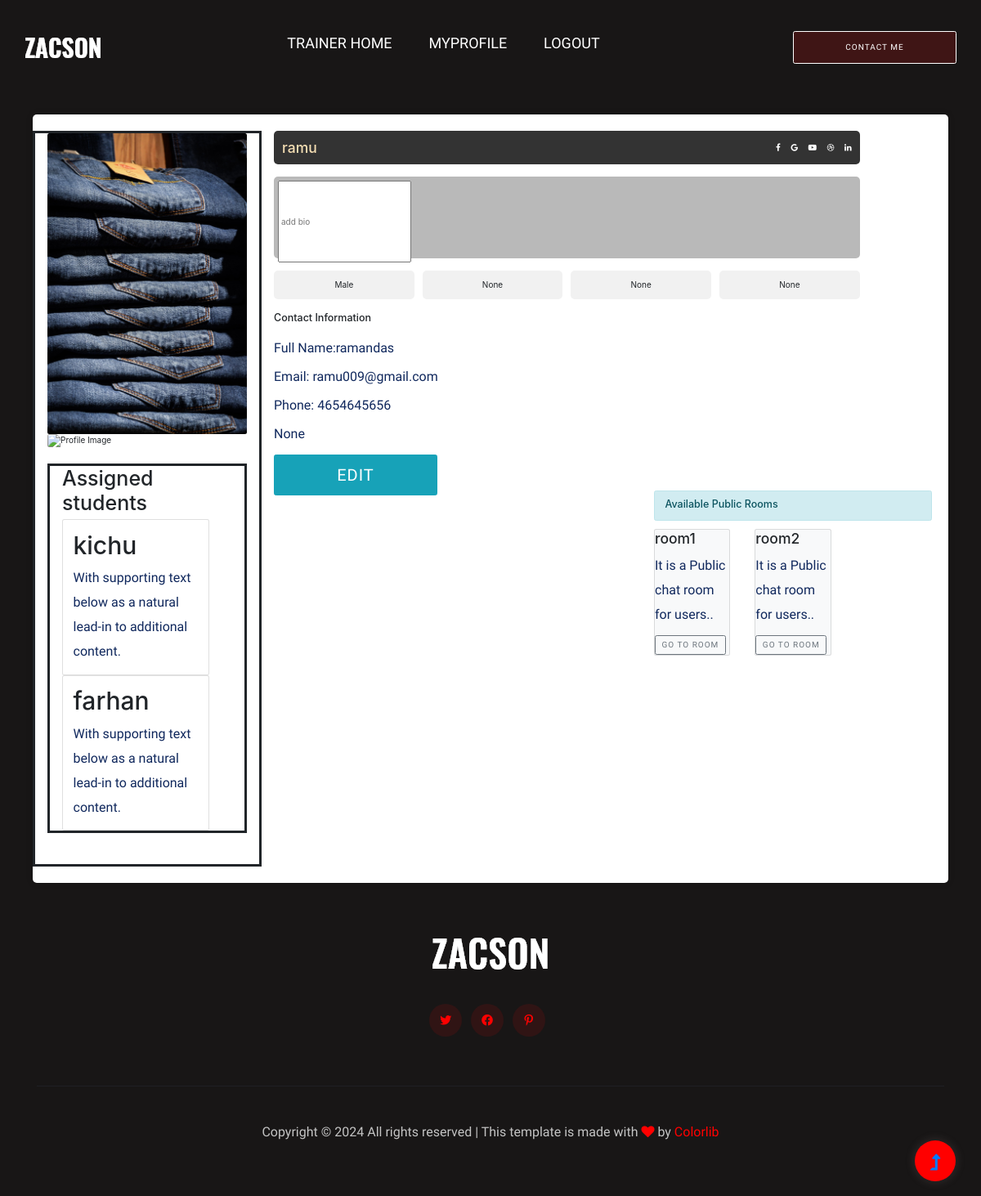
The app's page /trainer/trainer_profile/ (signed in), older data.
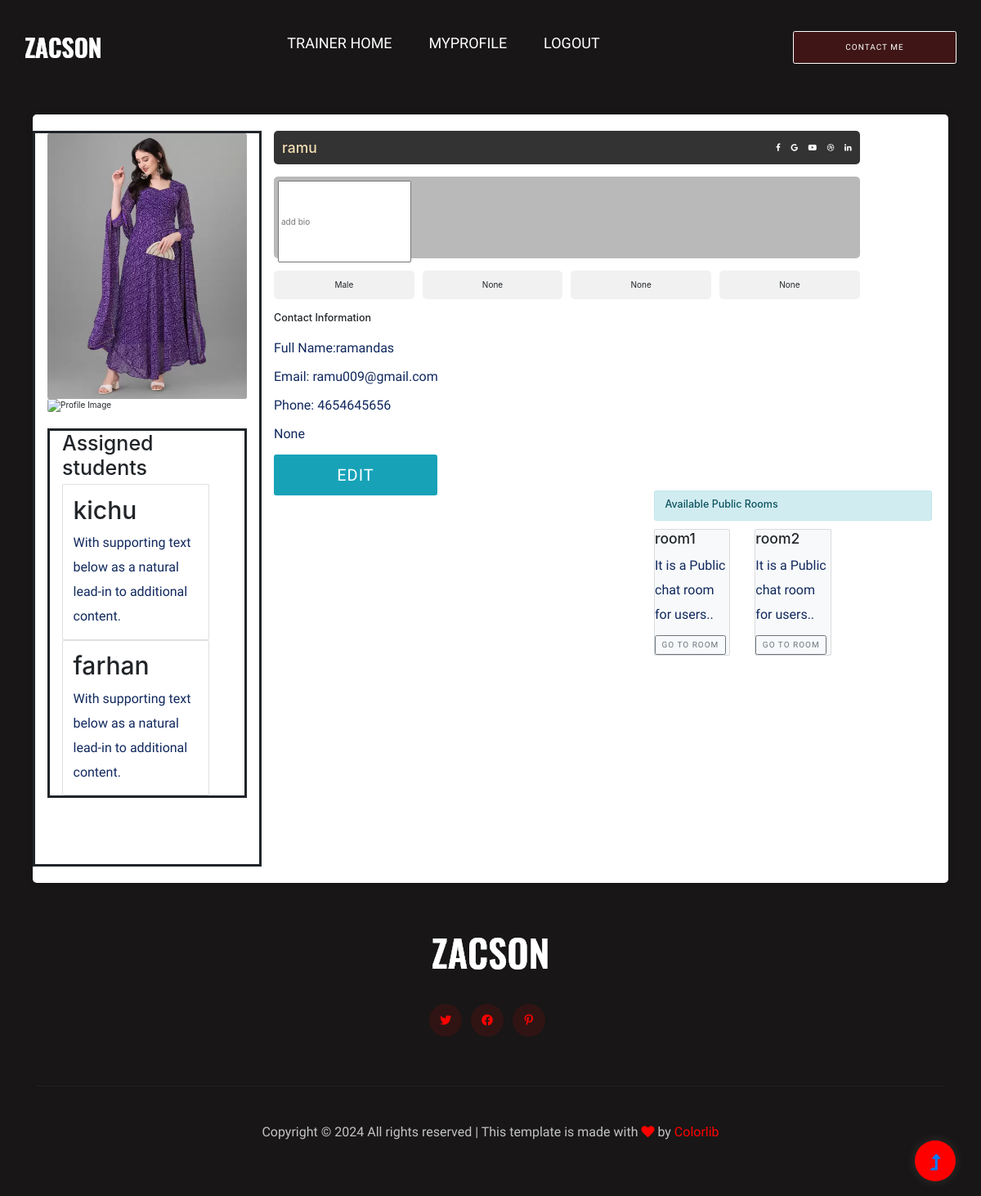
The same page, newer data.
### trainer/models.py (models this page shows, shortened)
class TrainerProfile(models.Model):
    trainer = models.ForeignKey(CustomUser, on_delete=models.CASCADE, null=True, blank=True)
    trainer_bio = models.TextField(null=True, blank=True)
    trainer_profile_picture = models.ImageField(upload_to='profile_pictures/', null=True, blank=True)
    assigned_students = models.ManyToManyField('gym_students.StudentProfile', blank=True)

### users/models.py (models this page shows, shortened)
class CustomUser(AbstractUser):
    GENDER_CHOICES = [
        ('Male', 'Male'),
        ('Female', 'Female'),
        ('Other', 'Other'),
    ]
    GOALS = [
        ('LOSE','Weight lose'),
        ('FIT','Maintain weight'),
        ('GAIN','Weight gain'),
    ]
    FITNESS_LEVEL = [
        ('Beginner','Beginner'),
        ('Intemediate','Intemediate'),
        ('Advanced','Advanced')
    ]
    age = models.IntegerField(default=0,null=True,blank=True)
    gender = models.CharField(max_length=10, choices=GENDER_CHOICES,null=True,blank=True)
    phone = models.PositiveIntegerField(default=0,null=True, blank=True)
    place = models.CharField(max_length=30,null=True,blank=True)
    address = models.TextField(null=True, blank=True)
    specialization = models.CharField(max_length=30,null=True,blank=True)
    experience_years = models.IntegerField(null=True, blank=True)
    certifications = models.CharField(max_length=50,null=True, blank=True)
    qualification = models.CharField(max_length=30,null=True,blank=True)
    goal = models.CharField(max_length=10,choices=GOALS,null=True, blank=True)
    fitness_level = models.CharField(max_length=15,choices=FITNESS_LEVEL, null=True, blank=True)
    is_approved= models.BooleanField(default=False)
    is_trainer = models.BooleanField(default=False)
    is_student = models.BooleanField(default=False)
    is_paid = models.BooleanField(default=False)

### trainer/views.py (the view)
# urls.py: path('trainer_profile/', views.trainer_profile_view,name="trainer_profile"),
def trainer_profile_view(request):
    trainer_user = get_object_or_404(TrainerProfile,trainer =request.user)
    rooms=Room.objects.all()
    return render(request,"trainer_profile.html",{'trainer_user': trainer_user,"rooms":rooms})

### gym_students/models.py (called while the page is built)
    def __str__(self):
        return self.student.username

### trainer/templates/trainer_profile.html (shortened to what the changed rows need)
{% extends 'base.html' %}
{% load static %}
{% block content %}
<section style="padding-top: 100px; margin-top: 100px; padding: 40px;">
    <div class="container-fluid profile-container">
        <div class="row">
            <div class="col-md-3 img-column" style="border: solid 3px; height: 900px;">
                {% if trainer_user.trainer_profile_picture %}
                <img src="{{trainer_user.trainer_profile_picture.url }}"
                    alt="Profile Image" class="img-fluid rounded">
                    {% else %}
                    <p style="font-size: 30px;">No profile picture available.</p>
                    {% endif %}
                <img style="border-image: round;" src=""
                    alt="Profile Image" class="img-fluid rounded">
                <div class="col-md-12" style="margin-top: 20px; border: solid 3px; ">
                <h1>Assigned students</h1>
                {% for student in trainer_user.assigned_students.all %}
                <div class="card" style="width: 18rem;">
                  </div>
                  {% endfor %}
                </div>
            </div>
            <div class="col-md-8 info-column">
                <div class="profile-header d-flex justify-content-between align-items-center">
                    <h3 style="color: wheat;">{{trainer_user.trainer.username}}</h3>
                    <div class="social-icons">
                        <i class="fa fa-facebook"></i>
                        <i class="fa fa-google"></i>
                        <i class="fa fa-youtube-play"></i>
                        <i class="fa fa-dribbble"></i>
                        <i class="fa fa-linkedin"></i>
                    </div>
                </div>
                <div class="skills">
                    <div class="skill">{{trainer_user.trainer.gender}}</div>
                    <div class="skill">{{trainer_user.trainer.goal}}</div>
                    <div class="skill">{{trainer_user.trainer.fitness_level}}</div>
                    <div class="skill">None</div>
                </div>
                <div class="personal-info">
                    <h5>Contact Information</h5>
                    <p>Full Name:{{trainer_user.trainer.first_name}}{{trainer_user.trainer.last_name}}</p>
                    <p>Email: {{trainer_user.trainer.email}}</p>
                    <p>Phone: {{trainer_user.trainer.phone}}</p>
                    <p>{{trainer_user.trainer.address}}</p>
                    <a href="{% url 'trainer_details' trainer_user.id %}" class="btn btn-info" style="height: 50px;width: 200px;
                    display: flex;justify-content: center;align-items: center;font-size: 20px;">Edit</a>
                </div>
            </div>
    </div>
</section>
{% endblock %}

Row changes from the older to the newer data that the page shows:
changed TrainerProfile "ramu": trainer_profile_picture: a different picture
